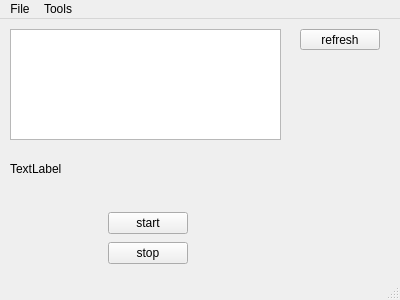
<?xml version="1.0" encoding="UTF-8"?>
<ui version="4.0">
 <class>MainWindow</class>
 <widget class="QMainWindow" name="MainWindow">
  <property name="geometry">
   <rect>
    <x>0</x>
    <y>0</y>
    <width>400</width>
    <height>300</height>
   </rect>
  </property>
  <property name="windowTitle">
   <string>MainWindow</string>
  </property>
  <widget class="QWidget" name="centralWidget">
   <widget class="QWidget" name="horizontalLayoutWidget">
    <property name="geometry">
     <rect>
      <x>0</x>
      <y>180</y>
      <width>401</width>
      <height>80</height>
     </rect>
    </property>
    <layout class="QHBoxLayout" name="horizontalLayout">
     <item>
      <spacer name="horizontalSpacer_2">
       <property name="orientation">
        <enum>Qt::Horizontal</enum>
       </property>
       <property name="sizeHint" stdset="0">
        <size>
         <width>40</width>
         <height>20</height>
        </size>
       </property>
      </spacer>
     </item>
     <item>
      <layout class="QVBoxLayout" name="verticalLayout">
       <item>
        <widget class="QPushButton" name="startButton">
         <property name="text">
          <string>start</string>
         </property>
        </widget>
       </item>
       <item>
        <widget class="QPushButton" name="stopButton">
         <property name="text">
          <string>stop</string>
         </property>
        </widget>
       </item>
      </layout>
     </item>
     <item>
      <widget class="QLabel" name="coords">
       <property name="sizePolicy">
        <sizepolicy hsizetype="Preferred" vsizetype="Preferred">
         <horstretch>0</horstretch>
         <verstretch>0</verstretch>
        </sizepolicy>
       </property>
       <property name="minimumSize">
        <size>
         <width>100</width>
         <height>10</height>
        </size>
       </property>
       <property name="text">
        <string/>
       </property>
      </widget>
     </item>
     <item>
      <spacer name="horizontalSpacer">
       <property name="orientation">
        <enum>Qt::Horizontal</enum>
       </property>
       <property name="sizeHint" stdset="0">
        <size>
         <width>40</width>
         <height>20</height>
        </size>
       </property>
      </spacer>
     </item>
    </layout>
   </widget>
   <widget class="QListWidget" name="serverList">
    <property name="geometry">
     <rect>
      <x>10</x>
      <y>10</y>
      <width>271</width>
      <height>111</height>
     </rect>
    </property>
   </widget>
   <widget class="QPushButton" name="refreshServerList">
    <property name="geometry">
     <rect>
      <x>300</x>
      <y>10</y>
      <width>80</width>
      <height>21</height>
     </rect>
    </property>
    <property name="sizePolicy">
     <sizepolicy hsizetype="Fixed" vsizetype="Fixed">
      <horstretch>0</horstretch>
      <verstretch>0</verstretch>
     </sizepolicy>
    </property>
    <property name="text">
     <string>refresh</string>
    </property>
   </widget>
   <widget class="QLabel" name="ServerLocation">
    <property name="geometry">
     <rect>
      <x>10</x>
      <y>140</y>
      <width>271</width>
      <height>20</height>
     </rect>
    </property>
    <property name="text">
     <string>TextLabel</string>
    </property>
   </widget>
  </widget>
  <widget class="QMenuBar" name="menuBar">
   <property name="geometry">
    <rect>
     <x>0</x>
     <y>0</y>
     <width>400</width>
     <height>20</height>
    </rect>
   </property>
   <widget class="QMenu" name="menuFile">
    <property name="title">
     <string>File</string>
    </property>
   </widget>
   <widget class="QMenu" name="menuTools">
    <property name="title">
     <string>Tools</string>
    </property>
    <addaction name="actionStart_server"/>
    <addaction name="actionConnect"/>
   </widget>
   <addaction name="menuFile"/>
   <addaction name="menuTools"/>
  </widget>
  <widget class="QStatusBar" name="statusBar"/>
  <action name="actionStart_server">
   <property name="text">
    <string>Start server</string>
   </property>
  </action>
  <action name="actionConnect">
   <property name="text">
    <string>Connect</string>
   </property>
  </action>
 </widget>
 <layoutdefault spacing="6" margin="11"/>
 <resources/>
 <connections/>
</ui>
